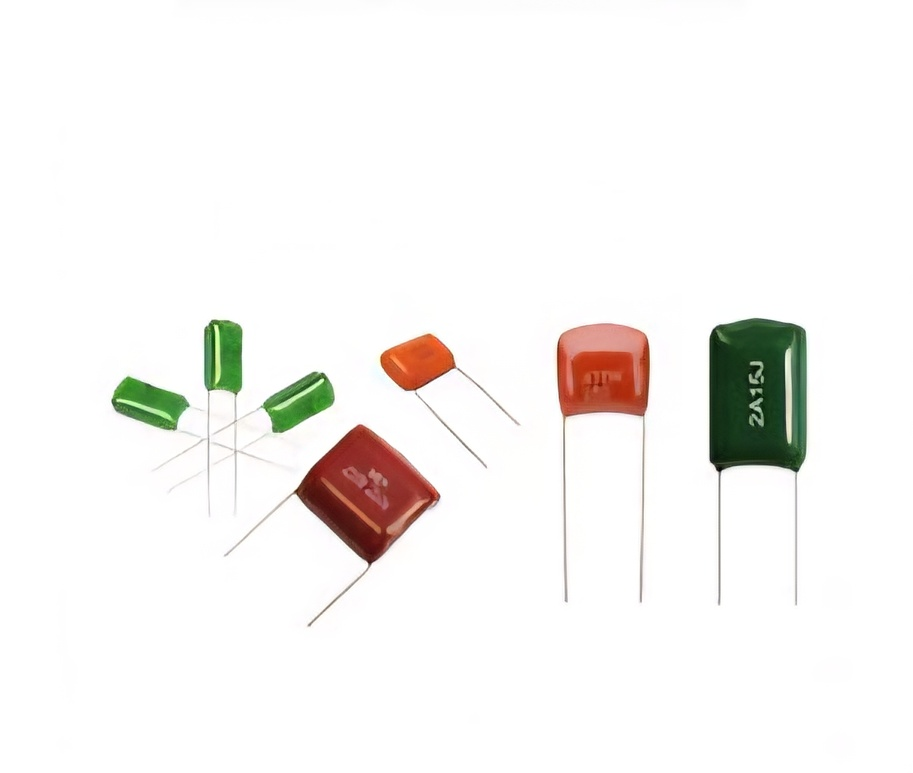
#> input picture datos/train/imagenes/C1_jpg.rf.qcHvfzVKggueTtVwzxgg.jpg, 913 x 773 px, shrunk from 1200 x 1016 before the run; its folder holds only this picture in this run
$ python inferencia.py
#> lines starting #> are read from the running program, lines starting #| are printed output that depends on the picture; after the words box and inside, x2 and y2 are one past the last pixel; in counts of white or black regions, pixels touching at a corner belong together
import os
import cv2
import glob
import random
import numpy as np
from ultralytics import YOLO

def ejecutar_prueba():
    # Rutas principales de nuestro entorno
    ruta_modelo = "/workspaces/Proyecto_vision/runs/detect/train/weights/best.pt"
    carpeta_imagenes = "/workspaces/Proyecto_vision/datos/train/imagenes"

    # 1. Buscar todas las fotos de forma dinámica en el directorio
    patrones = [os.path.join(carpeta_imagenes, "*.jpg"),
                os.path.join(carpeta_imagenes, "*.jpeg"),
                os.path.join(carpeta_imagenes, "*.png")]

    lista_imagenes = []
    for patron in patrones:
        lista_imagenes.extend(glob.glob(patron))

    if not lista_imagenes:
        print(f"Error: No se encontraron imágenes en la ruta '{carpeta_imagenes}'")
        return

    # 2. Seleccionar una imagen de forma totalmente aleatoria
    ruta_imagen_prueba = random.choice(lista_imagenes)
    nombre_archivo = os.path.basename(ruta_imagen_prueba)
    print(f"Procesando imagen al azar: {nombre_archivo}")

    # 3. Cargar la imagen y preparar los espacios de color necesarios
    imagen = cv2.imread(ruta_imagen_prueba)
#> imagen is the input picture: shape (773, 913, 3); mean B, G, R 241.9, 244, 245.6
    img_gris = cv2.cvtColor(imagen, cv2.COLOR_BGR2GRAY)
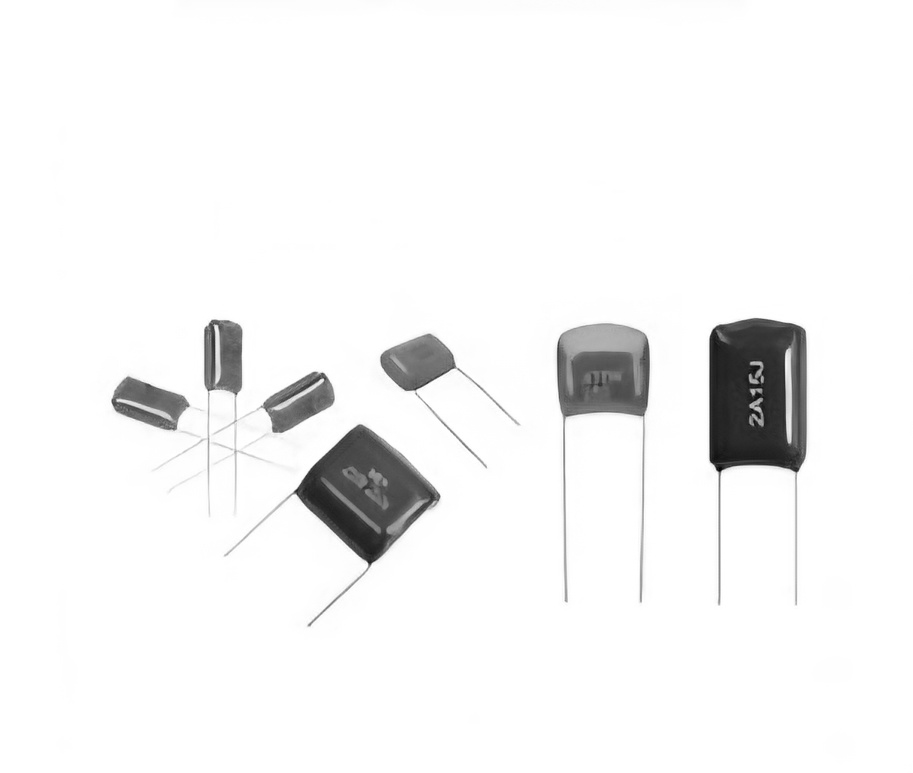
#> img_gris: shape (773, 913); min 0, max 255, mean 244.2
    img_hsv = cv2.cvtColor(imagen, cv2.COLOR_BGR2HSV)
#> img_hsv: shape (773, 913, 3); mean H, S, V 8, 9.6, 247

    # 4. TRUCO: Usar el Umbral de Otsu para calcular automáticamente el fondo
    # Esto soluciona el problema de las fotos con fondo gris o que tienen sombras externas
    _, umbral = cv2.threshold(img_gris, 0, 255, cv2.THRESH_BINARY_INV + cv2.THRESH_OTSU)
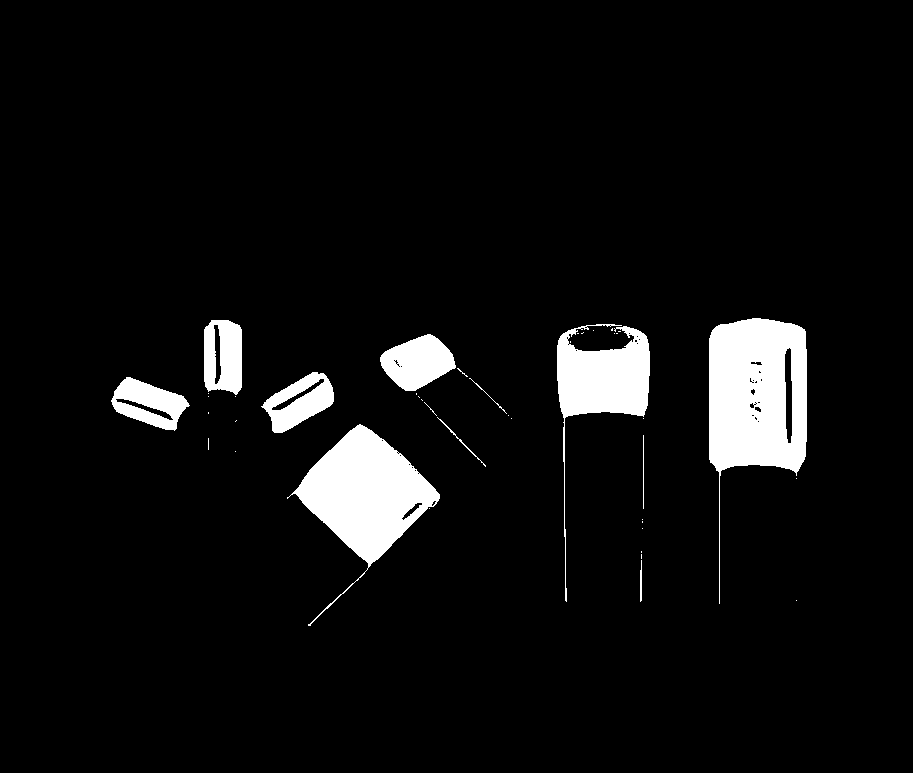
#> umbral: shape (773, 913); 5.9% white; 42 white regions (31 under 20 px), largest, box (x1, y1, x2, y2) and area: (709, 318, 807, 604) 13591, (287, 424, 440, 626) 11197, (557, 324, 650, 602) 6813

    # Operaciones morfológicas para limpiar imperfecciones y rellenar los componentes
    kernel = np.ones((5,5), np.uint8)
    umbral = cv2.morphologyEx(umbral, cv2.MORPH_CLOSE, kernel)
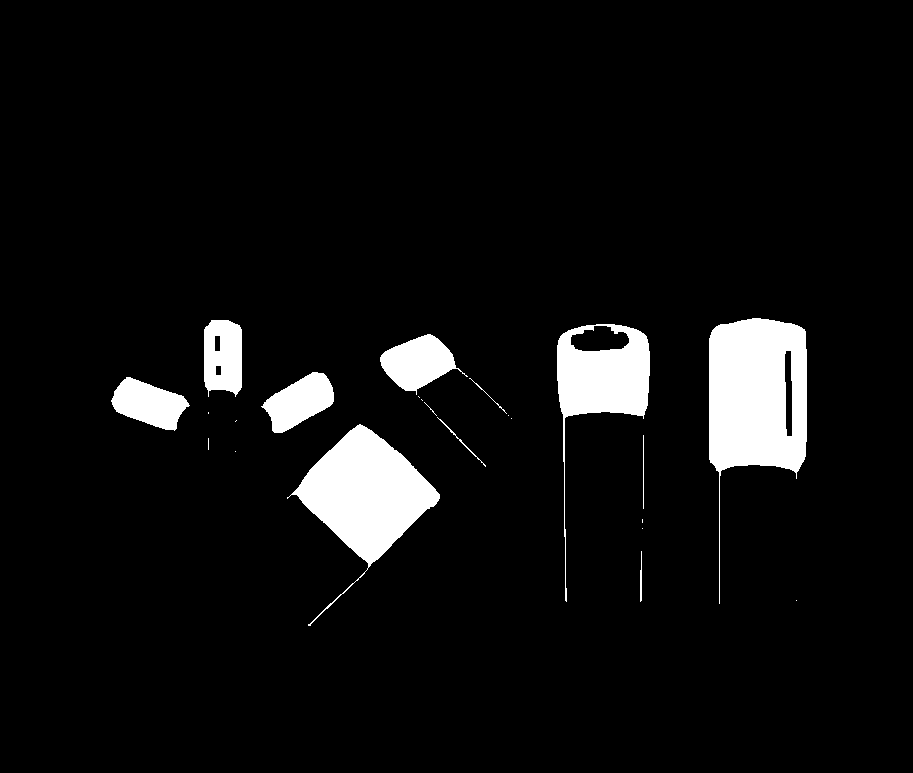
#> umbral: shape (773, 913); 6.1% white; 23 white regions (12 under 20 px), largest, box (x1, y1, x2, y2) and area: (709, 318, 807, 604) 13732, (287, 424, 440, 626) 11306, (557, 324, 650, 602) 7012
    umbral = cv2.morphologyEx(umbral, cv2.MORPH_OPEN, kernel)
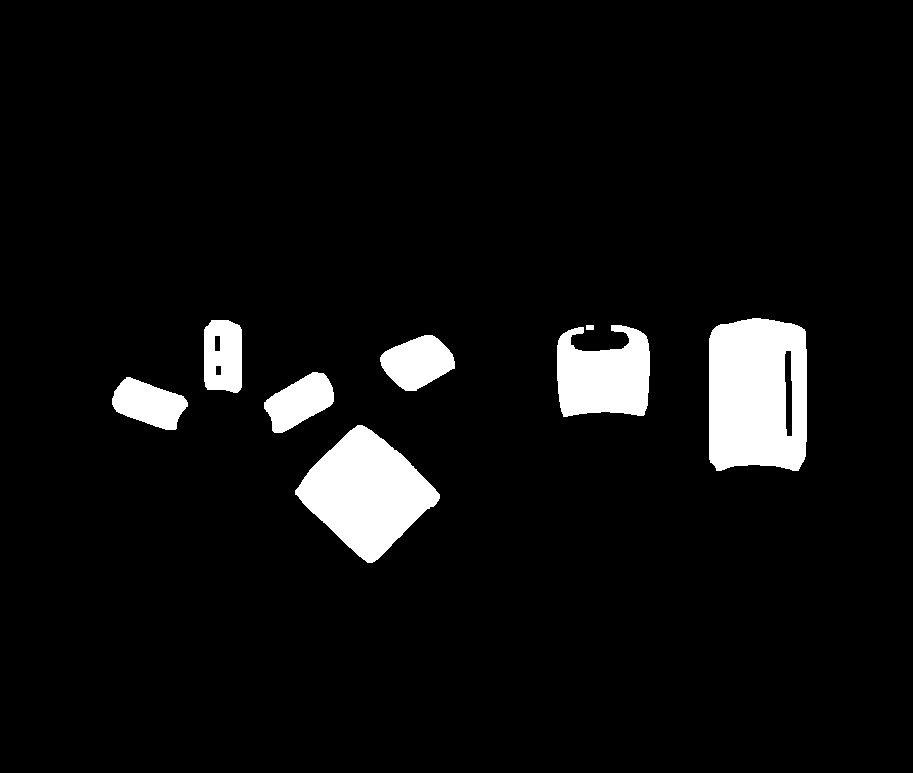
#> umbral: shape (773, 913); 5.9% white; 8 white regions

    # 5. Encontrar los contornos de los objetos detectados en la mesa
    contornos, _ = cv2.findContours(umbral, cv2.RETR_EXTERNAL, cv2.CHAIN_APPROX_SIMPLE)
#> contornos = 8 contours; box (x1, y1, x2, y2) and area: (709, 318, 807, 471) 13853, (295, 425, 440, 563) 11002, (557, 325, 650, 417) 6449, (380, 335, 455, 391) 2724, (204, 320, 242, 393) 2486, (264, 372, 334, 433) 2468, (112, 377, 188, 430) 2452, (586, 325, 594, 330) 28

    elementos_detectados = 0
    for c in contornos:
        # Descartar ruido de fondo o pequeños destellos
        if cv2.contourArea(c) < 300:
            continue

        # Calcular la caja delimitadora (Bounding Box) del componente
        x, y, w, h = cv2.boundingRect(c)

        # Evitar procesar el borde completo de la imagen si se llega a colar por las sombras
        if w > (imagen.shape[1] * 0.95) or h > (imagen.shape[0] * 0.95):
            continue

        # 6. CLASIFICACIÓN DINÁMICA (Resistencia vs Capacitor)
        # Revisamos la relación geométrica: las resistencias con sus hilos son súper alargadas
        relacion_aspecto = w / float(h)
        es_alargado = relacion_aspecto > 2.2 or relacion_aspecto < 0.45

        # Si el archivo tiene una 'R' en el nombre o físicamente es muy estirado, es resistencia
        if "R" in nombre_archivo or es_alargado:
            clase = "Resistencia"
            color_borde = (255, 0, 0)  # Azul
        else:
            clase = "Capacitor"
            color_borde = (0, 255, 0)  # Verde

        # 7. Dibujar los recuadros con sus etiquetas correspondientes
        cv2.rectangle(imagen, (x, y), (x + w, y + h), color_borde, 3)
        cv2.putText(imagen, clase, (x, y - 10), cv2.FONT_HERSHEY_SIMPLEX, 0.6, color_borde, 2)
        elementos_detectados += 1
#> this loop made 8 passes
#> (x, y, w, h, relacion_aspecto) on passes 1, 2, 3, 4, 5, 7, 8: (295, 425, 145, 138, 1.05), (112, 377, 76, 53, 1.43), (264, 372, 70, 61, 1.15), (380, 335, 75, 56, 1.34), (557, 325, 93, 92, 1.01), (204, 320, 38, 73, 0.521), (709, 318, 98, 153, 0.641)
#> c on pass 6: [[586, 325], [586, 329], [593, 329], [593, 325]]
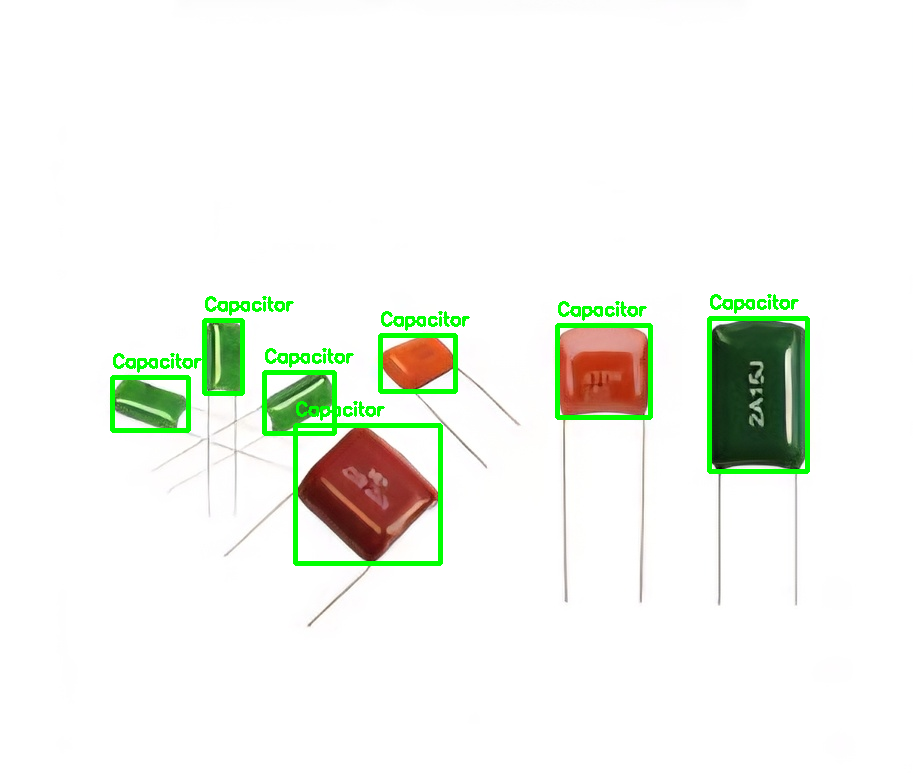
#> imagen: shape (773, 913, 3); 2.36% of pixels changed, all inside (x1, y1, x2, y2) = (110, 294, 810, 566)
#> after the loop, elementos_detectados = 7

    print(f"Se lograron encuadrar {elementos_detectados} elementos correctamente.")
#| Se lograron encuadrar 7 elementos correctamente.

    # 8. Guardar los resultados en nuestra carpeta de evidencias
    ruta_evidencias = "/workspaces/Proyecto_vision/evidencias"
    os.makedirs(ruta_evidencias, exist_ok=True)
    ruta_salida = os.path.join(ruta_evidencias, "resultado_deteccion.jpg")

    cv2.imwrite(ruta_salida, imagen)
    print("Evidencias guardadas. ¡Ahora sí detecta en fondos con sombras!")


ejecutar_prueba()
